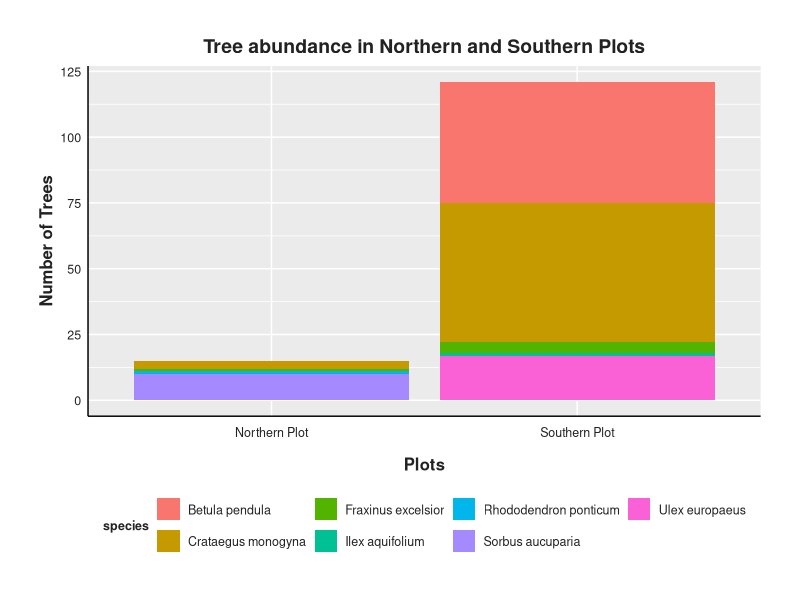
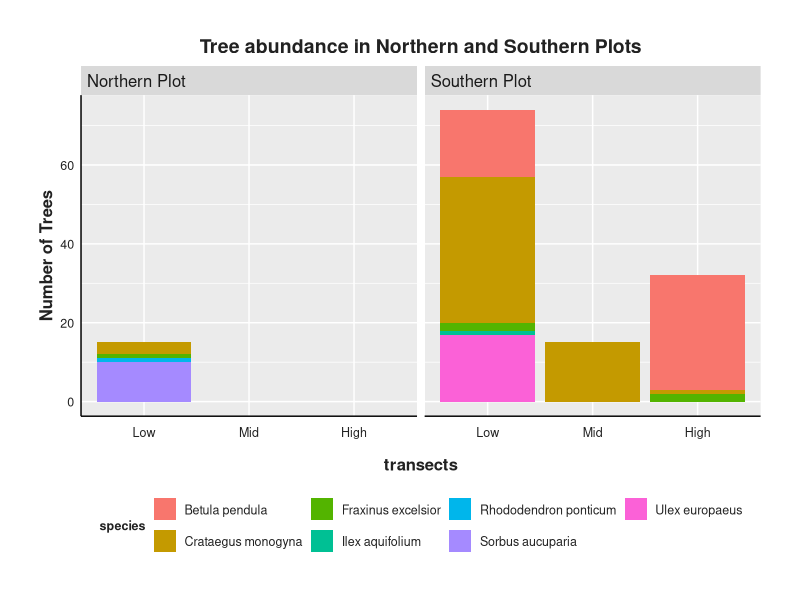
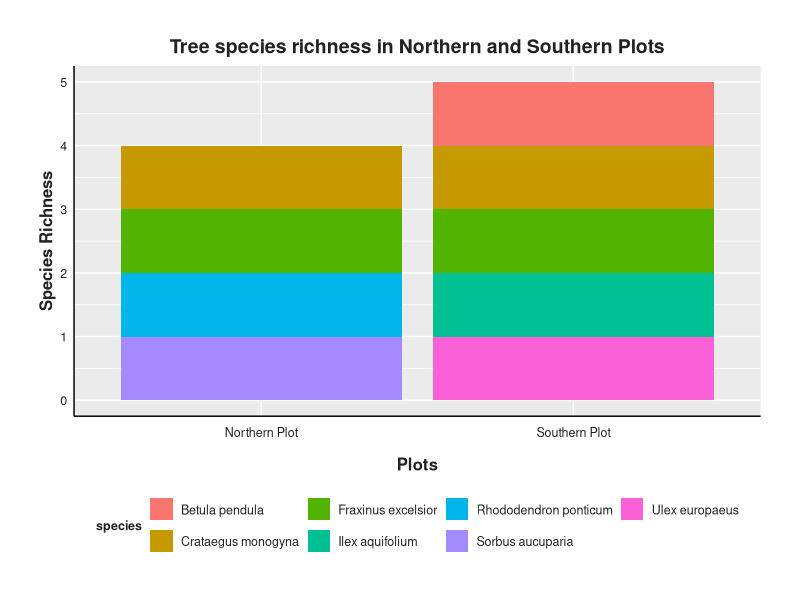
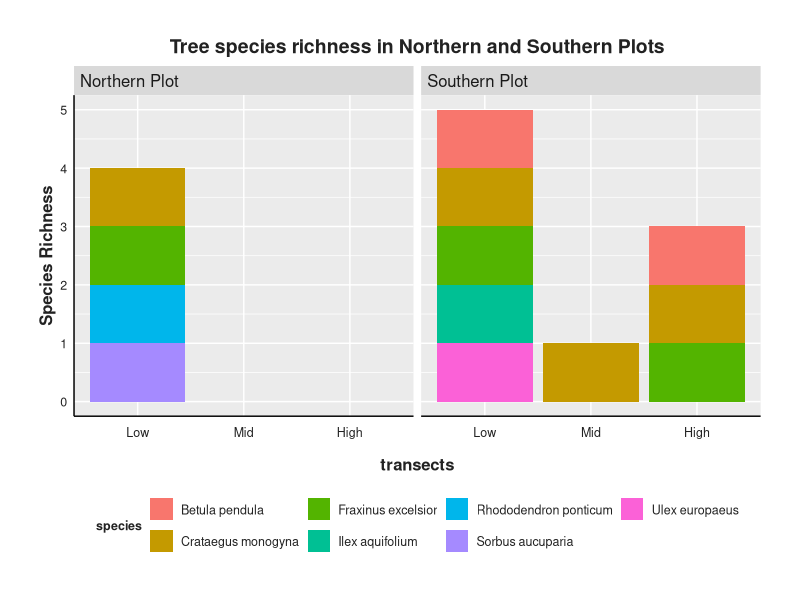
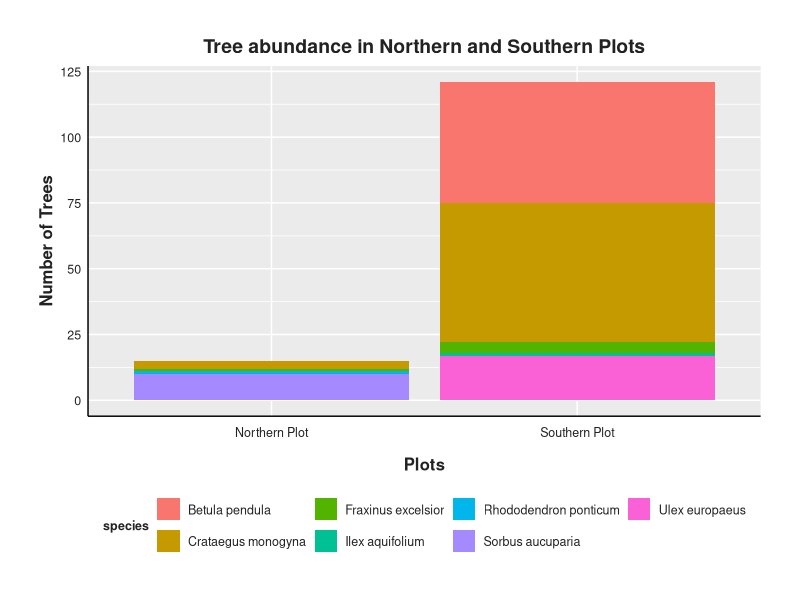
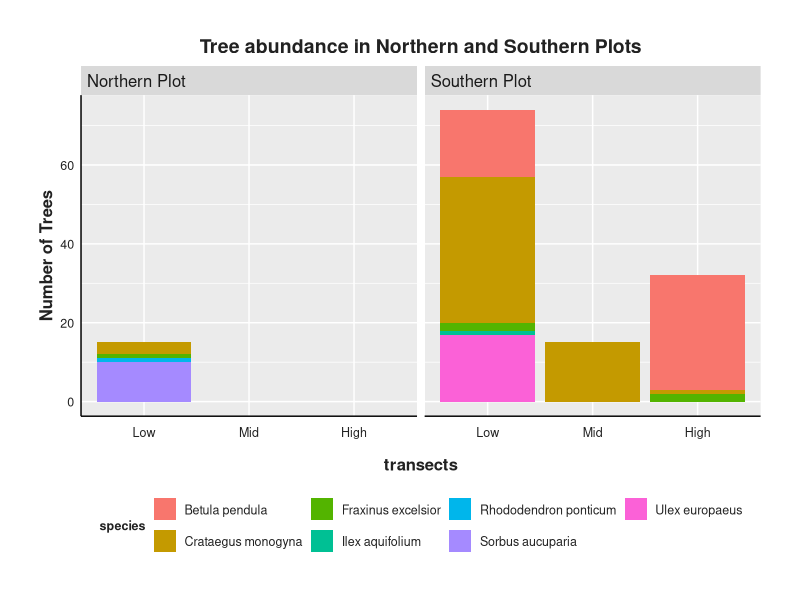
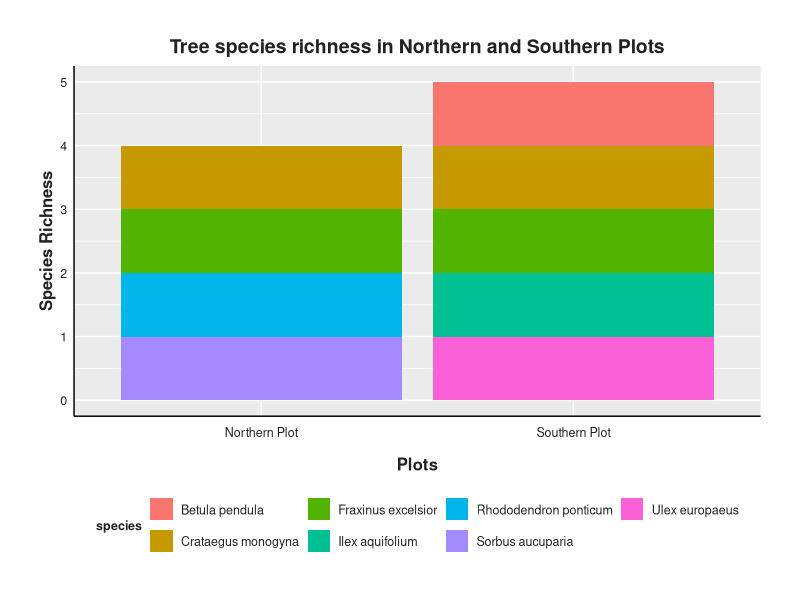
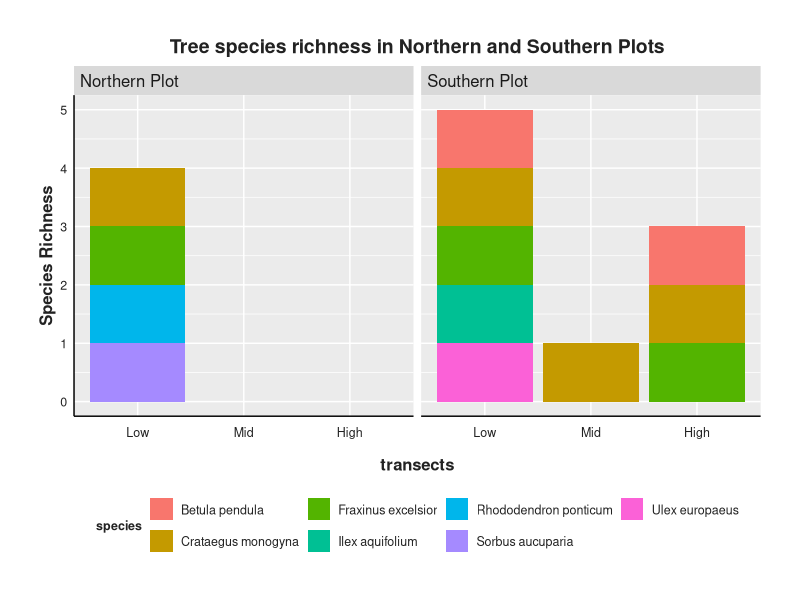

Generate these figures, in order, with R:
#Libraries----
library(ggplot2)
library(tidyverse)
library(stringr)

#Style----
style <- function(){ #setting the style for my plots
  font <- "Helvetica"
  theme(plot.title = element_text(family = font, size = 14, face = "bold", color = "#222222", hjust = 0.5), 
        plot.subtitle = element_text(family = font, size = 12, margin = margin(9, 0, 9, 0)), 
        plot.caption = element_blank(),
        plot.margin = unit(c(1,1,1,1), units = , "cm"),
        legend.text.align = 0, 
        legend.position = "bottom",
        legend.title = element_text(family = font, size = 9, face = "bold", color = "#222222",  hjust = 0.5), 
        legend.key = element_blank(), 
        legend.text = element_text(family = font, size = 9, color = "#222222"),
        axis.text = element_text(family = font, size = 9, color = "#222222"), 
        axis.text.x = element_text(margin = margin(5, b = 10)), 
        axis.title = element_text(family = font, size = 12, face = "bold", color = "#222222"), 
        axis.ticks = element_blank(), 
        axis.line = element_line(colour = "black"),
        strip.text = element_text(size = 12, hjust = 0))
}

#Importing raw data----
tree<-read.csv("occurrence_dat/tree_occurrence.csv")#loading the tree data

#Tree data----
tree<-tree%>% 
  select(eventID,individualCount,scientificName,family,genus,species) %>% #keeping the needed columns only
  mutate(Plot = case_when( #creating a new column called plot
    grepl("^n", eventID, ignore.case = TRUE) ~ "Northern Plot", #classifying eventID with "n" as Northern Plot
    grepl("^s", eventID, ignore.case = TRUE) ~ "Southern Plot", #classifying eventID with "s" as Southern Plot
    TRUE ~ "Unknown"))%>% 
    mutate(richness=1)%>%  #creating a column for species richness
    mutate(Trans = case_when( #creating a column for transect
      grepl("1", eventID, ignore.case = TRUE) ~ "Low",
      grepl("2", eventID, ignore.case = TRUE) ~ "Mid",    
      grepl("3", eventID, ignore.case = TRUE) ~ "High",
      TRUE ~ "Unknown"))#sorting the samples into different transects by their eventID 

tree$Trans <- factor(tree$Trans, levels = c("Low", "Mid", "High"))#ordering the factor levels

#Plotting Graphs----
#Abundance----
(t_abun<-ggplot(tree, aes(fill=species, y=individualCount,x=Plot))+ #plotting the abundance of inverts
   geom_bar(stat = "identity",position = "stack",orientation = "x")+
   labs(x = "Plots", y = "Number of Trees", 
        title = "Tree abundance in Northern and Southern Plots")+
   style())

ggsave(filename = "figures/Trees/tree_abun.png", plot = t_abun, width = 7.5, height = 5) #exporting the graph as png

#base on transect
(t_abun2<-ggplot(tree, aes(fill=species, y=individualCount,x=Trans))+ #plotting the abundanc if inverts base on transects
    geom_bar(stat = "identity",position = "stack",orientation = "x")+
    facet_wrap("Plot")+ #comparing the northern and souther plots
    labs(x = "transects", y = "Number of Trees", 
         title = "Tree abundance in Northern and Southern Plots")+
    style())

ggsave(filename = "figures/Trees/tree_abun_trans.png", plot = t_abun2, width = 7.5, height = 5) #exporting the graph as png

#Species richness----
t_rich <- tree %>% 
  distinct(species,Plot,richness) #keeping dinstinct species per plot

(rich_t<-ggplot(t_rich, aes(fill=species, y=richness,x=Plot))+ #plotting the number of pifalls that are empty or not
    geom_bar(stat = "identity",position = "stack",orientation = "x")+
    labs(x = "Plots", y = "Species Richness", 
         title = "Tree species richness in Northern and Southern Plots")+
    style())

ggsave(filename = "figures/Trees/tree_rich.png", plot = rich_t, width = 7.5, height = 5) #exporting the graph as png


#base on transect
t_rich_2 <- tree %>% 
  distinct(species,Plot,richness,Trans) 
(rich_t2<-ggplot(t_rich_2, aes(fill=species, y=richness,x=Trans))+ #plotting the number of pifalls that are empty or not
    geom_bar(stat = "identity",position = "stack",orientation = "x")+
    facet_wrap("Plot")+ #comparing the northern and souther plots
    labs(x = "transects", y = "Species Richness", 
         title = "Tree species richness in Northern and Southern Plots")+
    style())

ggsave(filename = "figures/Trees/tree_rich_trans.png", plot = rich_t2, width = 7.5, height = 5) #exporting the graph as png
